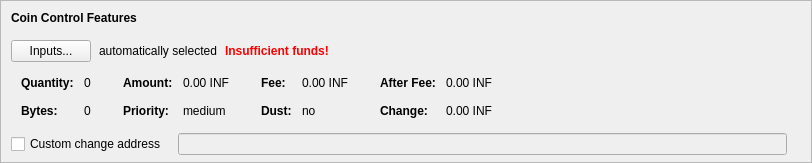
    <widget class="QFrame" name="frameCoinControl">
     <property name="sizePolicy">
      <sizepolicy hsizetype="Expanding" vsizetype="Expanding">
       <horstretch>0</horstretch>
       <verstretch>0</verstretch>
      </sizepolicy>
     </property>
     <property name="maximumSize">
      <size>
       <width>16777215</width>
       <height>16777215</height>
      </size>
     </property>
     <property name="frameShape">
      <enum>QFrame::StyledPanel</enum>
     </property>
     <property name="frameShadow">
      <enum>QFrame::Sunken</enum>
     </property>
     <layout class="QVBoxLayout" name="verticalLayoutCoinControl2">
      <property name="spacing">
       <number>0</number>
      </property>
      <property name="leftMargin">
       <number>0</number>
      </property>
      <property name="topMargin">
       <number>0</number>
      </property>
      <property name="rightMargin">
       <number>0</number>
      </property>
      <property name="bottomMargin">
       <number>6</number>
      </property>
      <item>
       <layout class="QVBoxLayout" name="verticalLayoutCoinControl" stretch="0,0,0,0,1">
        <property name="spacing">
         <number>0</number>
        </property>
        <property name="leftMargin">
         <number>10</number>
        </property>
        <property name="topMargin">
         <number>10</number>
        </property>
        <item>
         <layout class="QHBoxLayout" name="horizontalLayoutCoinControl1">
          <property name="bottomMargin">
           <number>15</number>
          </property>
          <item>
           <widget class="QLabel" name="labelCoinControlFeatures">
            <property name="sizePolicy">
             <sizepolicy hsizetype="Preferred" vsizetype="Maximum">
              <horstretch>0</horstretch>
              <verstretch>0</verstretch>
             </sizepolicy>
            </property>
            <property name="font">
             <font>
              <weight>75</weight>
              <bold>true</bold>
             </font>
            </property>
            <property name="styleSheet">
             <string notr="true">font-weight:bold;</string>
            </property>
            <property name="text">
             <string>Coin Control Features</string>
            </property>
           </widget>
          </item>
         </layout>
        </item>
        <item>
         <layout class="QHBoxLayout" name="horizontalLayoutCoinControl2" stretch="0,0,0,0">
          <property name="spacing">
           <number>8</number>
          </property>
          <property name="bottomMargin">
           <number>10</number>
          </property>
          <item>
           <widget class="QPushButton" name="pushButtonCoinControl">
            <property name="styleSheet">
             <string notr="true"/>
            </property>
            <property name="text">
             <string>Inputs...</string>
            </property>
            <property name="autoDefault">
             <bool>false</bool>
            </property>
           </widget>
          </item>
          <item>
           <widget class="QLabel" name="labelCoinControlAutomaticallySelected">
            <property name="text">
             <string>automatically selected</string>
            </property>
            <property name="margin">
             <number>5</number>
            </property>
           </widget>
          </item>
          <item>
           <widget class="QLabel" name="labelCoinControlInsuffFunds">
            <property name="font">
             <font>
              <weight>75</weight>
              <bold>true</bold>
             </font>
            </property>
            <property name="styleSheet">
             <string notr="true">color:red;font-weight:bold;</string>
            </property>
            <property name="text">
             <string>Insufficient funds!</string>
            </property>
            <property name="margin">
             <number>5</number>
            </property>
           </widget>
          </item>
          <item>
           <spacer name="horizontalSpacerCoinControl">
            <property name="orientation">
             <enum>Qt::Horizontal</enum>
            </property>
            <property name="sizeHint" stdset="0">
             <size>
              <width>40</width>
              <height>1</height>
             </size>
            </property>
           </spacer>
          </item>
         </layout>
        </item>
        <item>
         <widget class="QWidget" name="widgetCoinControl" native="true">
          <property name="sizePolicy">
           <sizepolicy hsizetype="Preferred" vsizetype="Preferred">
            <horstretch>0</horstretch>
            <verstretch>0</verstretch>
           </sizepolicy>
          </property>
          <property name="minimumSize">
           <size>
            <width>0</width>
            <height>0</height>
           </size>
          </property>
          <property name="styleSheet">
           <string notr="true"/>
          </property>
          <layout class="QHBoxLayout" name="horizontalLayoutCoinControl5">
           <property name="leftMargin">
            <number>0</number>
           </property>
           <property name="topMargin">
            <number>0</number>
           </property>
           <property name="rightMargin">
            <number>0</number>
           </property>
           <property name="bottomMargin">
            <number>0</number>
           </property>
           <item>
            <layout class="QHBoxLayout" name="horizontalLayoutCoinControl3" stretch="0,0,0,1">
             <property name="spacing">
              <number>20</number>
             </property>
             <property name="topMargin">
              <number>0</number>
             </property>
             <property name="bottomMargin">
              <number>10</number>
             </property>
             <item>
              <layout class="QFormLayout" name="formLayoutCoinControl1">
               <property name="horizontalSpacing">
                <number>10</number>
               </property>
               <property name="verticalSpacing">
                <number>14</number>
               </property>
               <property name="leftMargin">
                <number>10</number>
               </property>
               <property name="topMargin">
                <number>4</number>
               </property>
               <property name="rightMargin">
                <number>6</number>
               </property>
               <item row="0" column="0">
                <widget class="QLabel" name="labelCoinControlQuantityText">
                 <property name="font">
                  <font>
                   <weight>75</weight>
                   <bold>true</bold>
                  </font>
                 </property>
                 <property name="text">
                  <string>Quantity:</string>
                 </property>
                 <property name="margin">
                  <number>0</number>
                 </property>
                </widget>
               </item>
               <item row="0" column="1">
                <widget class="QLabel" name="labelCoinControlQuantity">
                 <property name="cursor">
                  <cursorShape>IBeamCursor</cursorShape>
                 </property>
                 <property name="contextMenuPolicy">
                  <enum>Qt::ActionsContextMenu</enum>
                 </property>
                 <property name="text">
                  <string notr="true">0</string>
                 </property>
                 <property name="margin">
                  <number>0</number>
                 </property>
                 <property name="textInteractionFlags">
                  <set>Qt::LinksAccessibleByMouse|Qt::TextSelectableByKeyboard|Qt::TextSelectableByMouse</set>
                 </property>
                </widget>
               </item>
               <item row="1" column="0">
                <widget class="QLabel" name="labelCoinControlBytesText">
                 <property name="font">
                  <font>
                   <weight>75</weight>
                   <bold>true</bold>
                  </font>
                 </property>
                 <property name="text">
                  <string>Bytes:</string>
                 </property>
                </widget>
               </item>
               <item row="1" column="1">
                <widget class="QLabel" name="labelCoinControlBytes">
                 <property name="cursor">
                  <cursorShape>IBeamCursor</cursorShape>
                 </property>
                 <property name="contextMenuPolicy">
                  <enum>Qt::ActionsContextMenu</enum>
                 </property>
                 <property name="text">
                  <string notr="true">0</string>
                 </property>
                 <property name="textInteractionFlags">
                  <set>Qt::LinksAccessibleByMouse|Qt::TextSelectableByKeyboard|Qt::TextSelectableByMouse</set>
                 </property>
                </widget>
               </item>
              </layout>
             </item>
             <item>
              <layout class="QFormLayout" name="formLayoutCoinControl2">
               <property name="horizontalSpacing">
                <number>10</number>
               </property>
               <property name="verticalSpacing">
                <number>14</number>
               </property>
               <property name="leftMargin">
                <number>6</number>
               </property>
               <property name="topMargin">
                <number>4</number>
               </property>
               <property name="rightMargin">
                <number>6</number>
               </property>
               <item row="0" column="0">
                <widget class="QLabel" name="labelCoinControlAmountText">
                 <property name="font">
                  <font>
                   <weight>75</weight>
                   <bold>true</bold>
                  </font>
                 </property>
                 <property name="text">
                  <string>Amount:</string>
                 </property>
                 <property name="margin">
                  <number>0</number>
                 </property>
                </widget>
               </item>
               <item row="0" column="1">
                <widget class="QLabel" name="labelCoinControlAmount">
                 <property name="cursor">
                  <cursorShape>IBeamCursor</cursorShape>
                 </property>
                 <property name="contextMenuPolicy">
                  <enum>Qt::ActionsContextMenu</enum>
                 </property>
                 <property name="text">
                  <string notr="true">0.00 INF</string>
                 </property>
                 <property name="textInteractionFlags">
                  <set>Qt::LinksAccessibleByMouse|Qt::TextSelectableByKeyboard|Qt::TextSelectableByMouse</set>
                 </property>
                </widget>
               </item>
               <item row="1" column="0">
                <widget class="QLabel" name="labelCoinControlPriorityText">
                 <property name="font">
                  <font>
                   <weight>75</weight>
                   <bold>true</bold>
                  </font>
                 </property>
                 <property name="text">
                  <string>Priority:</string>
                 </property>
                </widget>
               </item>
               <item row="1" column="1">
                <widget class="QLabel" name="labelCoinControlPriority">
                 <property name="cursor">
                  <cursorShape>IBeamCursor</cursorShape>
                 </property>
                 <property name="contextMenuPolicy">
                  <enum>Qt::ActionsContextMenu</enum>
                 </property>
                 <property name="text">
                  <string notr="true">medium</string>
                 </property>
                 <property name="textInteractionFlags">
                  <set>Qt::LinksAccessibleByMouse|Qt::TextSelectableByKeyboard|Qt::TextSelectableByMouse</set>
                 </property>
                </widget>
               </item>
              </layout>
             </item>
             <item>
              <layout class="QFormLayout" name="formLayoutCoinControl3">
               <property name="horizontalSpacing">
                <number>10</number>
               </property>
               <property name="verticalSpacing">
                <number>14</number>
               </property>
               <property name="leftMargin">
                <number>6</number>
               </property>
               <property name="topMargin">
                <number>4</number>
               </property>
               <property name="rightMargin">
                <number>6</number>
               </property>
               <item row="0" column="0">
                <widget class="QLabel" name="labelCoinControlFeeText">
                 <property name="font">
                  <font>
                   <weight>75</weight>
                   <bold>true</bold>
                  </font>
                 </property>
                 <property name="text">
                  <string>Fee:</string>
                 </property>
                 <property name="margin">
                  <number>0</number>
                 </property>
                </widget>
               </item>
               <item row="0" column="1">
                <widget class="QLabel" name="labelCoinControlFee">
                 <property name="cursor">
                  <cursorShape>IBeamCursor</cursorShape>
                 </property>
                 <property name="contextMenuPolicy">
                  <enum>Qt::ActionsContextMenu</enum>
                 </property>
                 <property name="text">
                  <string notr="true">0.00 INF</string>
                 </property>
                 <property name="textInteractionFlags">
                  <set>Qt::LinksAccessibleByMouse|Qt::TextSelectableByKeyboard|Qt::TextSelectableByMouse</set>
                 </property>
                </widget>
               </item>
               <item row="1" column="0">
                <widget class="QLabel" name="labelCoinControlLowOutputText">
                 <property name="font">
                  <font>
                   <weight>75</weight>
                   <bold>true</bold>
                  </font>
                 </property>
                 <property name="text">
                  <string>Dust:</string>
                 </property>
                </widget>
               </item>
               <item row="1" column="1">
                <widget class="QLabel" name="labelCoinControlLowOutput">
                 <property name="cursor">
                  <cursorShape>IBeamCursor</cursorShape>
                 </property>
                 <property name="contextMenuPolicy">
                  <enum>Qt::ActionsContextMenu</enum>
                 </property>
                 <property name="text">
                  <string notr="true">no</string>
                 </property>
                 <property name="textInteractionFlags">
                  <set>Qt::LinksAccessibleByMouse|Qt::TextSelectableByKeyboard|Qt::TextSelectableByMouse</set>
                 </property>
                </widget>
               </item>
              </layout>
             </item>
             <item>
              <layout class="QFormLayout" name="formLayoutCoinControl4">
               <property name="horizontalSpacing">
                <number>10</number>
               </property>
               <property name="verticalSpacing">
                <number>14</number>
               </property>
               <property name="leftMargin">
                <number>6</number>
               </property>
               <property name="topMargin">
                <number>4</number>
               </property>
               <property name="rightMargin">
                <number>6</number>
               </property>
               <item row="0" column="0">
                <widget class="QLabel" name="labelCoinControlAfterFeeText">
                 <property name="font">
                  <font>
                   <weight>75</weight>
                   <bold>true</bold>
                  </font>
                 </property>
                 <property name="text">
                  <string>After Fee:</string>
                 </property>
                 <property name="margin">
                  <number>0</number>
                 </property>
                </widget>
               </item>
               <item row="0" column="1">
                <widget class="QLabel" name="labelCoinControlAfterFee">
                 <property name="cursor">
                  <cursorShape>IBeamCursor</cursorShape>
                 </property>
                 <property name="contextMenuPolicy">
                  <enum>Qt::ActionsContextMenu</enum>
                 </property>
                 <property name="text">
                  <string notr="true">0.00 INF</string>
                 </property>
                 <property name="textInteractionFlags">
                  <set>Qt::LinksAccessibleByMouse|Qt::TextSelectableByKeyboard|Qt::TextSelectableByMouse</set>
                 </property>
                </widget>
               </item>
               <item row="1" column="0">
                <widget class="QLabel" name="labelCoinControlChangeText">
                 <property name="font">
                  <font>
                   <weight>75</weight>
                   <bold>true</bold>
                  </font>
                 </property>
                 <property name="text">
                  <string>Change:</string>
                 </property>
                </widget>
               </item>
               <item row="1" column="1">
                <widget class="QLabel" name="labelCoinControlChange">
                 <property name="cursor">
                  <cursorShape>IBeamCursor</cursorShape>
                 </property>
                 <property name="contextMenuPolicy">
                  <enum>Qt::ActionsContextMenu</enum>
                 </property>
                 <property name="text">
                  <string notr="true">0.00 INF</string>
                 </property>
                 <property name="textInteractionFlags">
                  <set>Qt::LinksAccessibleByMouse|Qt::TextSelectableByKeyboard|Qt::TextSelectableByMouse</set>
                 </property>
                </widget>
               </item>
              </layout>
             </item>
            </layout>
           </item>
          </layout>
         </widget>
        </item>
        <item>
         <layout class="QHBoxLayout" name="horizontalLayoutCoinControl4" stretch="0,0,0">
          <property name="spacing">
           <number>12</number>
          </property>
          <property name="sizeConstraint">
           <enum>QLayout::SetDefaultConstraint</enum>
          </property>
          <property name="topMargin">
           <number>5</number>
          </property>
          <property name="rightMargin">
           <number>5</number>
          </property>
          <item>
           <widget class="QCheckBox" name="checkBoxCoinControlChange">
            <property name="toolTip">
             <string>If this is activated, but the change address is empty or invalid, change will be sent to a newly generated address.</string>
            </property>
            <property name="text">
             <string>Custom change address</string>
            </property>
           </widget>
          </item>
          <item>
           <widget class="QValidatedLineEdit" name="lineEditCoinControlChange">
            <property name="enabled">
             <bool>false</bool>
            </property>
            <property name="sizePolicy">
             <sizepolicy hsizetype="Expanding" vsizetype="Fixed">
              <horstretch>0</horstretch>
              <verstretch>0</verstretch>
             </sizepolicy>
            </property>
           </widget>
          </item>
          <item>
           <widget class="QLabel" name="labelCoinControlChangeLabel">
            <property name="sizePolicy">
             <sizepolicy hsizetype="Preferred" vsizetype="Expanding">
              <horstretch>0</horstretch>
              <verstretch>0</verstretch>
             </sizepolicy>
            </property>
            <property name="minimumSize">
             <size>
              <width>0</width>
              <height>0</height>
             </size>
            </property>
            <property name="text">
             <string/>
            </property>
            <property name="margin">
             <number>3</number>
            </property>
           </widget>
          </item>
         </layout>
        </item>
        <item>
         <spacer name="verticalSpacerCoinControl">
          <property name="orientation">
           <enum>Qt::Vertical</enum>
          </property>
          <property name="sizeHint" stdset="0">
           <size>
            <width>800</width>
            <height>1</height>
           </size>
          </property>
         </spacer>
        </item>
       </layout>
      </item>
     </layout>
    </widget>
